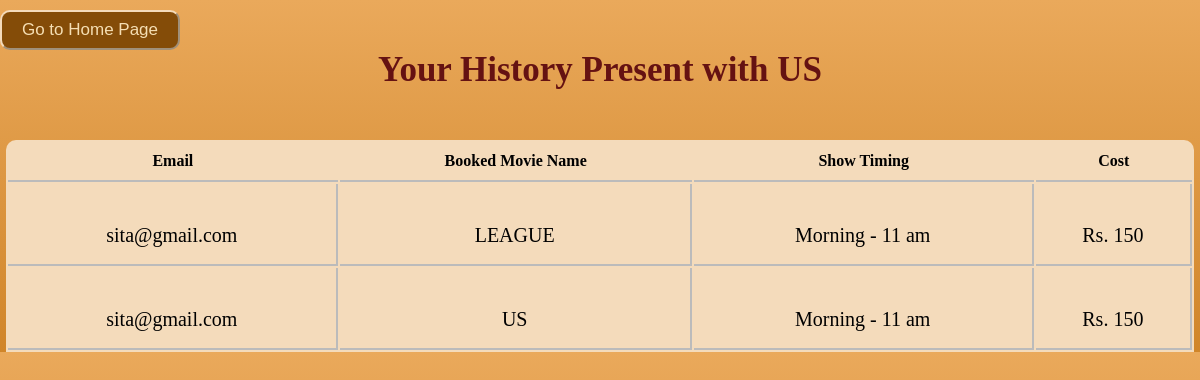
The page /viewDetail.php (signed in) on the database its author committed.
### tables this page shows
CREATE TABLE `ticket` (
  `seatno` varchar(10) NOT NULL,
  `name` varchar(20) NOT NULL,
  `number` int(15) NOT NULL,
  `movie` varchar(40) NOT NULL,
  `timing` varchar(50) NOT NULL,
  `email` varchar(20) NOT NULL,
  `ticketno` int(100) NOT NULL
);

### viewDetail.php (the view, shortened to what this page needs)
<?php include("config.php")?>
<!DOCTYPE html>
<html>
<head>
  <link rel="stylesheet" href="https://cdnjs.cloudflare.com/ajax/libs/font-awesome/4.7.0/css/font-awesome.min.css">
<link rel="stylesheet" href="cssfile/sidebar.css">
<link rel="stylesheet" href="viewdetail.css">
</head>
<body>
<button id="seatBook" onclick="window.open('home.php','_self');" >Go to Home Page</button>
<div class="sidebar2">
<h1 class="adminTopic">Your History Present with US</h1>
<?php
    $email = $_SESSION['email'];
    $sqlget="SELECT * FROM ticket where email = '$email' ";
    $sqldata=mysqli_query($conn,$sqlget) or die('error getting');
    echo "<table>";
    echo "<tr>
    <th>Email</th>
    <th>Booked Movie Name</th>
    <th>Show Timing</th>
    <th>Cost</th>
       </tr>";
       while ($row=mysqli_fetch_array($sqldata,MYSQLI_ASSOC))
       {
        echo "<tr><td>";
        echo $row['email'];
        echo "</td><td>";
        echo $row['movie'];
        echo "</td><td>";
        echo $row['timing'];
        echo "</td><td>";
        echo "Rs. 150";
        echo "</td>";
        ?>
<?php
       }
       echo "</table>";
?>
</div>
</body>
</html>

### dashboard/sidebar.css (style rules this page uses)
* { margin: 0; padding: 0; list-style: none; text-decoration: none; }

### viewdetail.css (style rules this page uses)
body { background-image: linear-gradient( #eaa95b,#d08529); }
.adminTopic { text-align: center; color: rgb(101, 18, 18); font-size: 35px; }
table { width:99%; border-collapse: separate !important; margin:auto; text-align:center; margin-top:50px; background-color: #f4dbbb; border-radius: 10px 10px 0px 0px; }
table th { border-bottom:2px solid rgb(187, 187, 187); padding:10px 0px 10px 0px; font-family: "balsamiq_sansitalic" !important; }
table tr td { border-right: 2px solid rgb(187, 187, 187); height: 58px; padding: 22px 0px 0px 0px; font-family: "monospace;" !important; border-bottom: 2px solid rgb(187, 187, 187); font-size: 20px; }
button { padding: 5px 5px 5px 5x; border-radius: 10px; width: 15%; height: 40px; border-color: #f4dbbb; margin-top: 10px; background-color: #844c08; color: wheat; font-size: 17px; }

### rows shown on the page
ticket: email "sita@gmail.com", movie "LEAGUE", timing "Morning - 11 am"
ticket: email "sita@gmail.com", movie "US", timing "Morning - 11 am"
